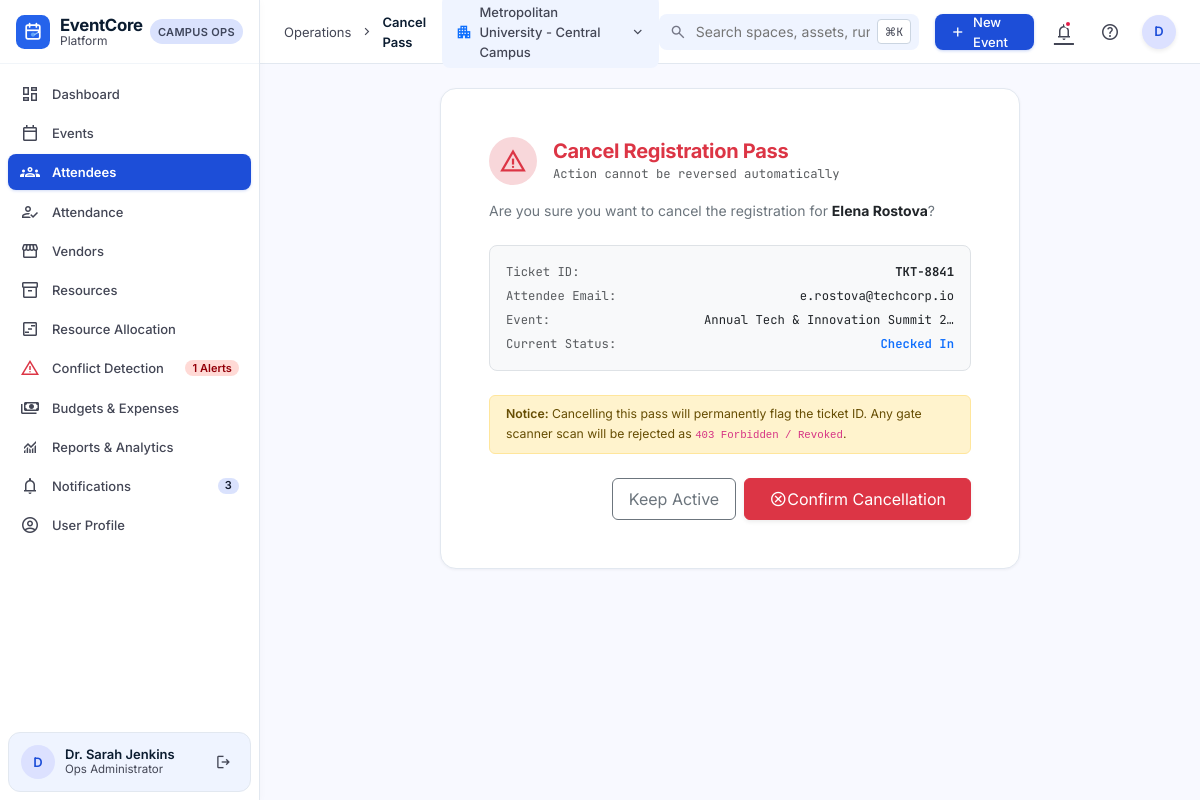
/registrations/2/cancel/ (signed in), run on the app's committed database.
### registrations/models.py (models this page shows, shortened)
class Registration(models.Model):
    STATUS_CHOICES = [
        ('Registered', 'Registered'),
        ('Checked In', 'Checked In'),
        ('Cancelled', 'Cancelled'),
    ]
    registration_id = models.CharField(max_length=50, unique=True, db_index=True)
    name = models.CharField(max_length=255)
    email = models.EmailField()
    phone = models.CharField(max_length=50, blank=True)
    event = models.ForeignKey(Event, on_delete=models.CASCADE, related_name='registrations')
    ticket_id = models.CharField(max_length=50, unique=True, db_index=True)
    registration_date = models.DateTimeField(auto_now_add=True)
    status = models.CharField(max_length=20, choices=STATUS_CHOICES, default='Registered', db_index=True)
    class Meta:
        ordering = ['-registration_date']
        constraints = [
            models.UniqueConstraint(fields=['event', 'email'], name='unique_event_attendee_registration')
        ]

### events/models.py (models this page shows, shortened)
class Event(models.Model):
    STATUS_CHOICES = [
        ('Draft', 'Draft'),
        ('Upcoming', 'Upcoming'),
        ('Ongoing', 'Ongoing'),
        ('Completed', 'Completed'),
        ('Cancelled', 'Cancelled'),
    ]
    CATEGORY_CHOICES = [
        ('Academic', 'Academic'),
        ('Conference', 'Conference'),
        ('Gala', 'Gala'),
        ('Career', 'Career'),
        ('Student Life', 'Student Life'),
        ('Workshop', 'Workshop'),
        ('Athletics', 'Athletics'),
        ('Other', 'Other'),
    ]
    event_id = models.CharField(max_length=50, unique=True, db_index=True)
    name = models.CharField(max_length=255)
    description = models.TextField(blank=True)
    category = models.CharField(max_length=50, choices=CATEGORY_CHOICES, default='Academic')
    date = models.DateField(db_index=True)
    start_time = models.TimeField()
    end_time = models.TimeField()
    venue = models.CharField(max_length=255)
    capacity = models.PositiveIntegerField(default=100)
    status = models.CharField(max_length=20, choices=STATUS_CHOICES, default='Draft', db_index=True)
    created_by = models.ForeignKey(User, on_delete=models.SET_NULL, null=True, related_name='created_events')
    created_date = models.DateTimeField(auto_now_add=True)
    class Meta:
        ordering = ['date', 'start_time']
        indexes = [
            models.Index(fields=['status', 'date']),
        ]

### registrations/views.py (the view)
# urls.py: path('<int:registration_id>/cancel/', views.cancel_registration, name='cancel'),
@login_required
def cancel_registration(request, registration_id):
    reg = get_object_or_404(Registration, id=registration_id)
    if request.method == 'POST':
        reg.status = 'Cancelled'
        reg.save()
        messages.warning(request, f"Registration for '{reg.name}' ({reg.ticket_id}) has been cancelled.")
        return redirect('registrations:list')
    return render(request, 'registrations/confirm_cancel.html', {'reg': reg})

### notifications/context_processors.py (called while the page is built)
def notification_badge_processor(request):
    if request.user.is_authenticated:
        try:
            from notifications.models import Notification
            unread_count = Notification.objects.filter(is_read=False).count()
        except Exception:
            unread_count = 0
        try:
            from resources.models import ResourceConflict
            conflict_count = ResourceConflict.objects.filter(is_resolved=False).count()
        except Exception:
            conflict_count = 0
        return {
            'unread_notifications_count': unread_count,
            'active_conflicts_count': conflict_count,
        }
    return {
        'unread_notifications_count': 0,
        'active_conflicts_count': 0,
    }

### templates/registrations/confirm_cancel.html (shortened to what this page needs)
{% extends 'base.html' %}
{% load static %}
{% block breadcrumb %}Cancel Pass{% endblock %}
{% block content %}
<div class="d-flex flex-column align-items-center justify-content-center" style="min-height: 60vh;">
  <div class="stitch-card p-4 p-md-5" style="max-width: 580px; width: 100%;">
    <div class="d-flex align-items-center gap-3 mb-3 text-danger">
      <div class="rounded-circle bg-danger-subtle d-flex align-items-center justify-content-center" style="width: 48px; height: 48px;">
        <span class="material-symbols-outlined text-danger" style="font-size: 28px;">warning</span>
      </div>
      <div>
        <h1 class="h5 fw-bold mb-0 text-danger">Cancel Registration Pass</h1>
        <span class="small text-muted font-mono-data">Action cannot be reversed automatically</span>
      </div>
    </div>
    <p class="text-secondary mb-4">
      Are you sure you want to cancel the registration for <strong class="text-dark">{{ reg.name }}</strong>?
    </p>
    <div class="p-3 bg-light rounded-3 border mb-4 font-mono-data small">
      <div class="d-flex justify-content-between mb-1">
        <span class="text-muted">Ticket ID:</span>
        <span class="fw-bold text-dark">{{ reg.ticket_id }}</span>
      </div>
      <div class="d-flex justify-content-between mb-1">
        <span class="text-muted">Attendee Email:</span>
        <span class="text-dark">{{ reg.email }}</span>
      </div>
      <div class="d-flex justify-content-between mb-1">
        <span class="text-muted">Event:</span>
        <span class="text-dark text-truncate" style="max-width: 250px;">{{ reg.event.name }}</span>
      </div>
      <div class="d-flex justify-content-between">
        <span class="text-muted">Current Status:</span>
        <span class="fw-semibold text-primary">{{ reg.status }}</span>
      </div>
    </div>
    <div class="alert alert-warning small py-2 px-3 mb-4 rounded-2">
      <span class="fw-semibold">Notice:</span> Cancelling this pass will permanently flag the ticket ID. Any gate scanner scan will be rejected as <code>403 Forbidden / Revoked</code>.
    </div>
    <form method="post" action="">
      <div class="d-flex align-items-center justify-content-end gap-2">
        <a href="{% url 'registrations:detail' reg.id %}" class="btn btn-outline-secondary px-3 py-2 rounded-2">
          Keep Active
        </a>
        <button type="submit" class="btn btn-danger d-inline-flex align-items-center gap-1.5 px-4 py-2 rounded-2 shadow-sm">
          <span class="material-symbols-outlined" style="font-size: 18px;">cancel</span>
          <span>Confirm Cancellation</span>
        </button>
      </div>
    </form>
  </div>
</div>
{% endblock %}

### templates/base.html (shortened to what this page needs)
{% load static %}
<!DOCTYPE html>
<html lang="en">
<head>
  <link rel="stylesheet" href="https://cdn.jsdelivr.net/npm/bootstrap-icons@1.11.3/font/bootstrap-icons.min.css">
  <link href="https://cdn.jsdelivr.net/npm/bootstrap@5.3.3/dist/css/bootstrap.min.css" rel="stylesheet">
  <link rel="stylesheet" href="{% static 'css/style.css' %}">
</head>
<body>
  <aside class="app-sidebar">
    <div class="d-flex flex-column">
      <div class="sidebar-brand-wrapper">
        <a href="{% url 'dashboard:index' %}" class="brand-identity">
          <img src="{% static 'images/logo.svg' %}" alt="EventCore Platform">
          <div class="d-flex flex-column">
            <span class="brand-title">EventCore</span>
            <span class="brand-subtitle">Platform</span>
          </div>
        </a>
        <span class="campus-pill">Campus Ops</span>
      </div>
      <nav class="sidebar-nav-container">
        <a href="{% url 'dashboard:index' %}" class="sidebar-link {% if request.resolver_match.app_name == 'dashboard' or request.path == '/' %}active{% endif %}">
          <div class="nav-left">
            <span class="material-symbols-outlined">dashboard</span>
            <span>Dashboard</span>
          </div>
        </a>
        <a href="{% url 'events:list' %}" class="sidebar-link {% if request.resolver_match.app_name == 'events' %}active{% endif %}">
          <div class="nav-left">
            <span class="material-symbols-outlined">calendar_today</span>
            <span>Events</span>
          </div>
        </a>
        <a href="{% url 'registrations:list' %}" class="sidebar-link {% if request.resolver_match.app_name == 'registrations' %}active{% endif %}">
          <div class="nav-left">
            <span class="material-symbols-outlined">groups</span>
            <span>Attendees</span>
          </div>
        </a>
        <a href="{% url 'attendance:scanner' %}" class="sidebar-link {% if request.resolver_match.app_name == 'attendance' %}active{% endif %}">
          <div class="nav-left">
            <span class="material-symbols-outlined">how_to_reg</span>
            <span>Attendance</span>
          </div>
        </a>
        <a href="{% url 'vendors:list' %}" class="sidebar-link {% if request.resolver_match.app_name == 'vendors' %}active{% endif %}">
          <div class="nav-left">
            <span class="material-symbols-outlined">storefront</span>
            <span>Vendors</span>
          </div>
        </a>
        <a href="{% url 'resources:list' %}" class="sidebar-link {% if request.resolver_match.app_name == 'resources' and request.resolver_match.url_name == 'list' %}active{% endif %}">
          <div class="nav-left">
            <span class="material-symbols-outlined">inventory_2</span>
            <span>Resources</span>
          </div>
        </a>
        <a href="{% url 'resources:allocations' %}" class="sidebar-link {% if request.resolver_match.app_name == 'resources' and request.resolver_match.url_name == 'allocations' %}active{% endif %}">
          <div class="nav-left">
            <span class="material-symbols-outlined">view_timeline</span>
            <span>Resource Allocation</span>
          </div>
        </a>
        <a href="{% url 'resources:conflicts' %}" class="sidebar-link {% if request.resolver_match.app_name == 'resources' and request.resolver_match.url_name == 'conflicts' %}active{% endif %}">
          <div class="nav-left">
            <span class="material-symbols-outlined text-danger">warning</span>
            <span>Conflict Detection</span>
          </div>
          {% if active_conflicts_count and active_conflicts_count > 0 %}
            <span class="sidebar-badge badge-error">{{ active_conflicts_count }} Alerts</span>
          {% endif %}
        </a>
        <a href="{% url 'budgets:list' %}" class="sidebar-link {% if request.resolver_match.app_name == 'budgets' or request.resolver_match.app_name == 'expenses' %}active{% endif %}">
          <div class="nav-left">
            <span class="material-symbols-outlined">payments</span>
            <span>Budgets &amp; Expenses</span>
          </div>
        </a>
        <a href="{% url 'reports:index' %}" class="sidebar-link {% if request.resolver_match.app_name == 'reports' %}active{% endif %}">
          <div class="nav-left">
            <span class="material-symbols-outlined">monitoring</span>
            <span>Reports &amp; Analytics</span>
          </div>
        </a>
        <a href="{% url 'notifications:list' %}" class="sidebar-link {% if request.resolver_match.app_name == 'notifications' %}active{% endif %}">
          <div class="nav-left">
            <span class="material-symbols-outlined">notifications</span>
            <span>Notifications</span>
          </div>
          {% if unread_notifications_count and unread_notifications_count > 0 %}
            <span class="sidebar-badge badge-count">{{ unread_notifications_count }}</span>
          {% endif %}
        </a>
        <a href="{% url 'accounts:profile' %}" class="sidebar-link {% if request.resolver_match.app_name == 'accounts' and request.resolver_match.url_name == 'profile' %}active{% endif %}">
          <div class="nav-left">
            <span class="material-symbols-outlined">account_circle</span>
            <span>User Profile</span>
          </div>
        </a>
      </nav>
    </div>
    {% if user.is_authenticated %}
      <div class="sidebar-user-footer">
        <a href="{% url 'accounts:profile' %}" class="user-profile-info text-decoration-none">
          <div class="user-avatar">
            {{ user.first_name|default:user.username|slice:":1"|upper }}
          </div>
          <div class="user-details">
            <span class="user-name">{{ user.get_full_name|default:user.username }}</span>
            <span class="user-role">Ops Administrator</span>
          </div>
        </a>
        <form method="post" action="{% url 'logout' %}" class="d-inline">
          <button type="submit" class="logout-icon-btn" title="Sign Out">
            <span class="material-symbols-outlined" style="font-size: 18px;">logout</span>
          </button>
        </form>
      </div>
    {% else %}
      <div class="sidebar-user-footer">
        <a href="{% url 'login' %}" class="btn btn-sm btn-primary w-100 rounded-pill">Sign In</a>
      </div>
    {% endif %}
  </aside>
  <header class="app-header">
    <div class="d-flex align-items-center gap-3">
      <div class="header-breadcrumbs d-none d-sm-flex">
        <span>Operations</span>
        <span class="material-symbols-outlined" style="font-size: 15px;">chevron_right</span>
        <span class="current">{% block breadcrumb %}Campus Core{% endblock %}</span>
      </div>
      <div class="campus-selector-pill d-none d-xl-flex">
        <span class="material-symbols-outlined text-primary" style="font-size: 18px;">apartment</span>
        <span>Metropolitan University - Central Campus</span>
        <span class="material-symbols-outlined" style="font-size: 16px;">expand_more</span>
      </div>
    </div>
    <div class="d-flex align-items-center gap-3">
      <div class="header-search-box d-none d-md-flex">
        <input type="text" id="globalSearchInput" placeholder="Search spaces, assets, runs..." autocomplete="off">
        <span class="kbd-badge">⌘K</span>
      </div>
      <a href="{% url 'events:create' %}" class="header-action-btn btn-primary-stitch">
        <span class="material-symbols-outlined" style="font-size: 18px;">add</span>
        <span class="d-none d-sm-inline">New Event</span>
      </a>
      <a href="{% url 'notifications:list' %}" class="header-icon-btn" title="Notifications">
        <span class="material-symbols-outlined">notifications</span>
        {% if unread_notifications_count and unread_notifications_count > 0 %}
          <span class="notification-dot"></span>
        {% endif %}
      </a>
      <button class="header-icon-btn d-none d-sm-flex" title="Documentation & Help">
        <span class="material-symbols-outlined">help_outline</span>
      </button>
      {% if user.is_authenticated %}
        <div class="dropdown">
          <button class="btn p-0 border-0" type="button" data-bs-toggle="dropdown" aria-expanded="false">
            <div class="user-avatar shadow-sm" style="width: 34px; height: 34px;">
              {{ user.first_name|default:user.username|slice:":1"|upper }}
            </div>
          </button>
        </div>
      {% else %}
        <a href="{% url 'login' %}" class="btn btn-sm btn-outline-primary rounded-pill px-3">Sign In</a>
      {% endif %}
    </div>
  </header>
  <main class="main-wrapper">
    <div class="content-container">
      {% block content %}{% endblock %}
    </div>
  </main>
</body>
</html>

### data on the page
Registration: name "Elena Rostova", ticket_id "TKT-8841", email "e.rostova@techcorp.io", event.name "Annual Tech & Innovation Summit 2…", status "Checked In"

### other printed values
{{ active_conflicts_count }} "1"
{{ unread_notifications_count }} "3"
{{ user.first_name|default:user.username|slice:":1"|upper }} "D"
{{ user.get_full_name|default:user.username }} "Dr. Sarah Jenkins"
